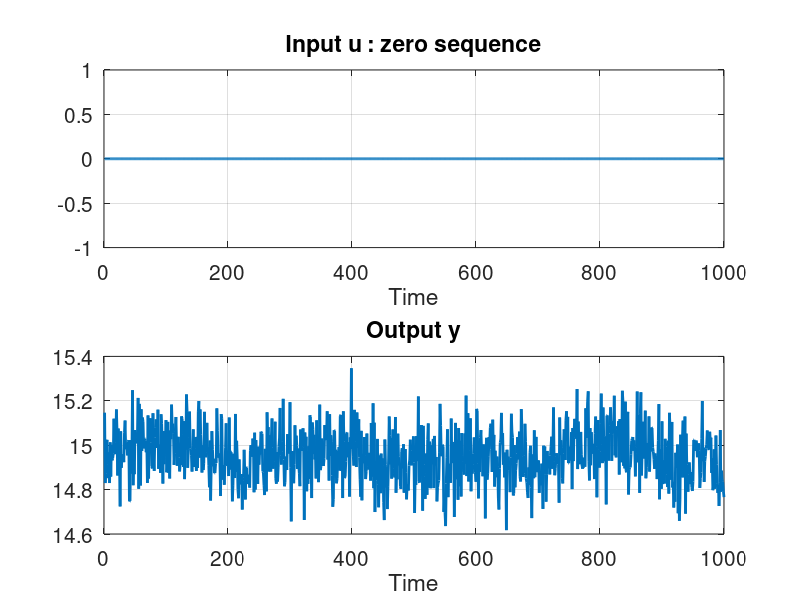
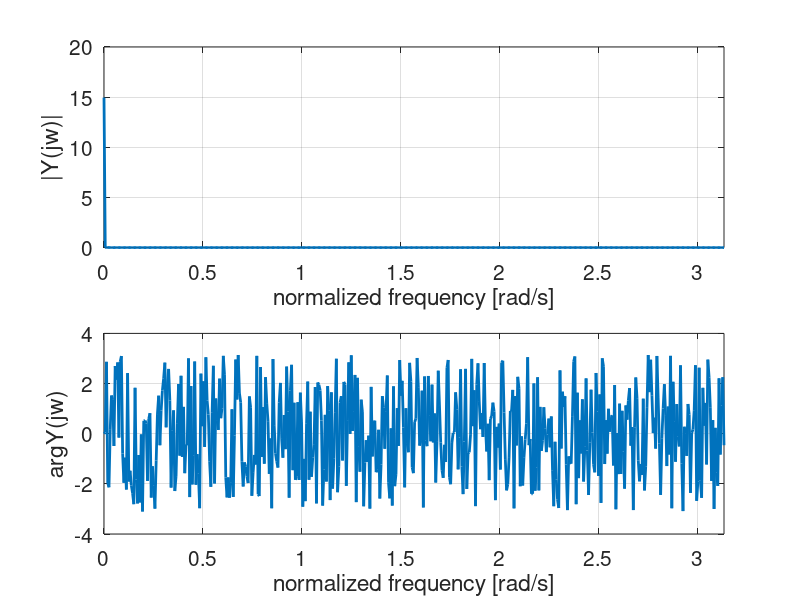
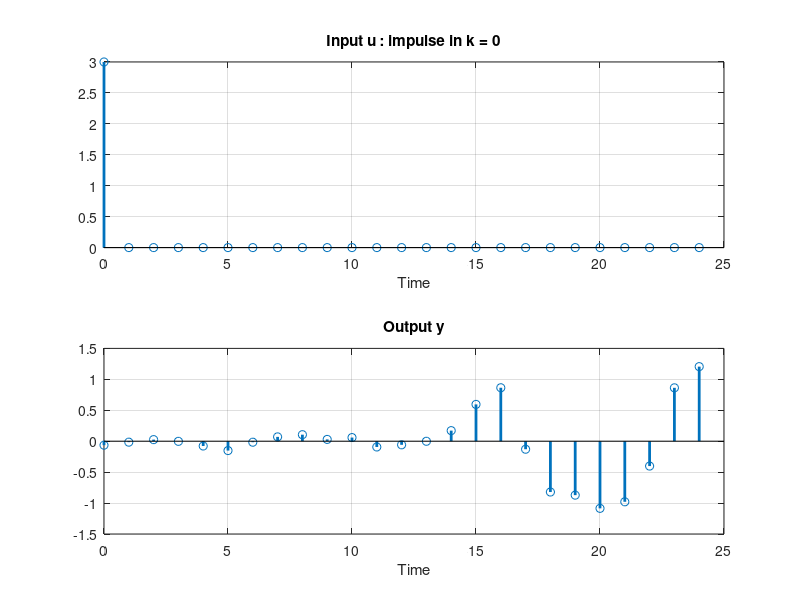
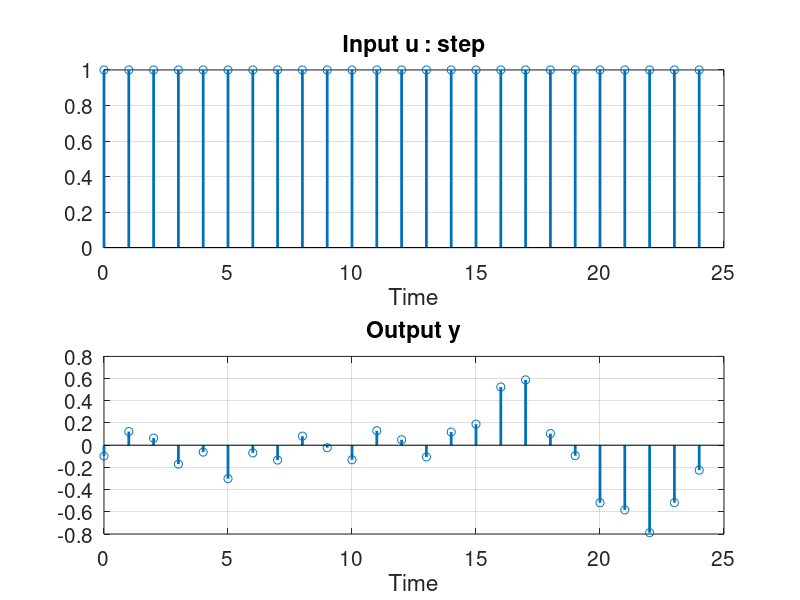

Recreate these plots in MATLAB, in order. (Note: this script raises an error after producing the figures.)
close all; clear all;
load('simulation_data_3.mat');

DC = mean(y_zero);
% Sampling frequency = 10
t_500 = 0:0.1:49.9;
t_1000 = 0:0.1:99.9;
t_2000 = 0:0.1:199.9;

%% Applying a zero-sequence to the system - time domain
figure(1); clf;
subplot(211); plot(u_zero,'LineWidth',2); 
set(gca, 'fontsize', 15); grid on;
xlabel('Time'); title('Input u : zero sequence');
subplot(212); plot(y_zero,'LineWidth',2); 
set(gca, 'fontsize', 15); grid on;
xlabel('Time'); title('Output y');

%% Applying a zero-sequence to the system - frequency domain
nfft = size(y_zero,1);
Fs = 1;                         % sampling frenquency
yfft = fft(y_zero);             % discrete Fourier transform
yfft = yfft(1:nfft/2)/nfft;     % single-sided spectrum

f = (0:nfft/2-1)*Fs/nfft;

figure(2); clf;
subplot(2,1,1); plot(2*pi*f,abs(yfft),'LineWidth',2); 
set(gca, 'fontsize', 15); grid on;
xlabel('normalized frequency [rad/s]'); ylabel('|Y(jw)|'); 
xlim([2*pi*f(1),2*pi*f(end)]);
subplot(2,1,2); plot(2*pi*f,angle(yfft),'LineWidth',2); 
set(gca, 'fontsize', 15); grid on;
xlabel('normalized frequency [rad/s]'); ylabel('arg{Y(jw)}'); 
xlim([2*pi*f(1),2*pi*f(end)]);

%%  Applying an impulse - time domain
figure(3); clf;
subplot(211); stem(0:24, u_impulse_response(1:25),'LineWidth',2); grid on;
xlabel('Time'); title('Input u : impulse in k = 0');
subplot(212); stem(0:24, y_impulse_response(1:25) - DC,'LineWidth',2); 
grid on;
xlabel('Time'); title('Output y');

%%  Applying a step - time domain
figure(4); clf;
subplot(211); stem(0:24, u_step(1:25),'LineWidth',2); 
set(gca, 'fontsize', 15); grid on;
xlabel('Time'); title('Input u : step');
subplot(212); stem(0:24,y_step(1:25) - DC,'LineWidth',2); 
set(gca, 'fontsize', 15); grid on;
xlabel('Time'); title('Output y');


%%  Applying a white noise - time domain
figure(5); clf;
subplot(211); plot(u_white_noise,'LineWidth',2); 
set(gca, 'fontsize', 15); grid on;
xlabel('Time'); title('Input u : white noise');
subplot(212); plot(y_white_noise - DC,'LineWidth',2);
set(gca, 'fontsize', 15); grid on;
xlabel('Time'); title('Output y');

%%  Applying a PRBS - time domain
figure(6); clf;
subplot(211); plot(u_prbs,'LineWidth',2); 
set(gca, 'fontsize', 15); grid on;
xlabel('Time'); title('Input u : PRBS');
subplot(212); plot(y_prbs - DC,'LineWidth',2); 
set(gca, 'fontsize', 15); grid on;
xlabel('Time'); title('Output y');

%%  Applying a sine wave - time domain
figure(6); clf;
subplot(211); plot(u_sin,'LineWidth',2); 
set(gca, 'fontsize', 15); grid on;
xlabel('Time'); title('Input u : sine wave');
subplot(212); plot(y_sin - DC,'LineWidth',2);
set(gca, 'fontsize', 15); grid on;
xlabel('Time'); title('Output y');
